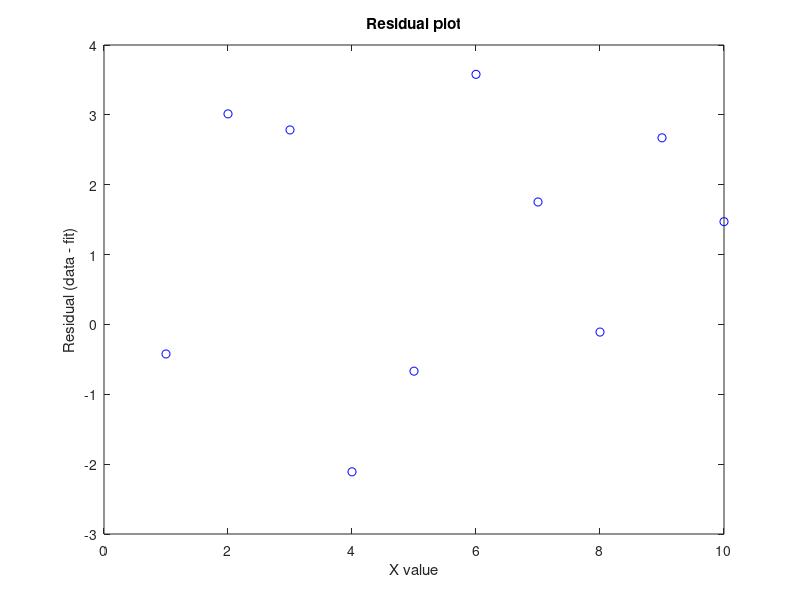

This figure's MATLAB source: (Note: this script raises an error after producing the figure.)
function [h] = plot_residuals_standalone(x, y_observed, y_predicted)
if nargin == 0
    % Sample data for testing
    x = 1:10;
    y_observed = 2*x + randn(size(x));
    y_predicted = y_observed + 2*randn(size(x));
    
end
% Make variables into columns
x = x(:);
y_observed = y_observed(:);
y_predicted = y_predicted(:);

residual = y_observed - y_predicted;

% If there are more than 30 data points, we can fit a histogram to
% the residuals and see how well they approximate a normal
% distribution.
N_pts = length(x);

h = figure;
if N_pts >= 30
    subplot(2,1,1);
end
plot(x, residual, 'bo');
hold on;

title('Residual plot');
xlabel('X value');
ylabel('Residual (data - fit)');
improvePlot;
ax = gca;
xL = xlim;
line(xL, [0 0],'color','k', 'linewidth', ax.LineWidth) %x-axis

% Plot histogram of residuals
if N_pts >= 30
    N_bins = 20;

    subplot(2,1,2);
    %     h = histogram(residual, N_bins, 'Normalization', 'pdf', 'DisplayStyle', 'Stairs', 'LineWidth', 2, 'DisplayName', 'Histogram');
    h = histogram(residual, N_bins, 'Normalization', 'pdf', 'DisplayName', 'Histogram', 'LineWidth', 3);
    hold on;
    xlabel('Residual value');
    ylabel('Probability');
    h.EdgeColor = 'white';
    h.FaceAlpha = 0.5;
    bin_edges = h.BinEdges;

    % Fit data to a Guassian model (i.e. normal PDF)
    sd = std(residual);
    mu = mean(residual);
    x = linspace(min(bin_edges), max(bin_edges), 100);
    g = normpdf(x, mu, sd);
    plot(x, g, '-', 'LineWidth', h.LineWidth, 'Color', 'k', 'DisplayName', 'Norm. distr');
    legend('show');

    improvePlot;
    ax = gca;
    yL = ylim;
    line([0 0], yL, 'color', 'k', 'linewidth', ax.LineWidth, 'HandleVisibility', 'off'); % y-axis
end

end


